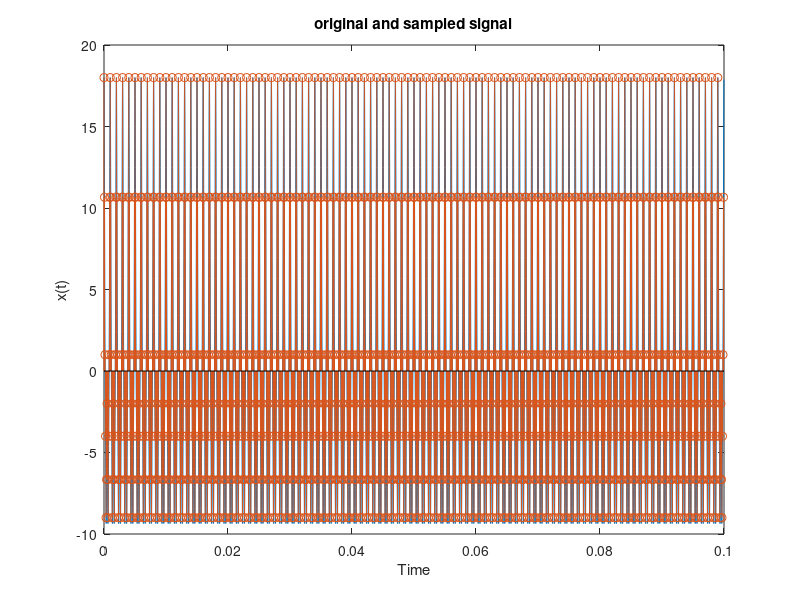

Source code (MATLAB): (Note: this script raises an error after producing the figure.)
%% Creating the Original Signal and Sampling at 12kHz
Fs = 12e3;                                                                 %Setting the Sampling Rate
t=0:0.01*10^-3:(100-0.01)*10^-3;                                           %Creating the time array for original signal
t1 = 0:1/Fs:(100-0.01)*10^-3;                                              %Creating the time 
x=10*cos(2*pi*1e3*t)+6*cos(2*pi*2*1e3*t)+2*cos(2*pi*4*1e3*t);              % Original Function
x1=10*cos(2*pi*1e3*t1)+6*cos(2*pi*2*1e3*t1)+2*cos(2*pi*4*1e3*t1);          % Sampled function
plot(t,x);                                                                 %Plotting the original function
hold on;
stem(t1,x1);                                                               %Plotting the sampled function
xlabel('Time');                                                            %X-Axis Label
ylabel('x(t)');                                                            %Y-Axis Label
title('original and sampled signal');                                      %Plot title
%% DFT of the Sampled Signal at 12kHz
DFT(10000,12);                                                             %Number of samples = 1e4 , Sampling Frequency = 12kHz
DFT(64,12);                                                                %Number of samples = 64 , Sampling Frequency = 12kHz
DFT(128,12);                                                               %Number of samples = 128 , Sampling Frequency = 12kHz
DFT(256,12);                                                               %Number of samples = 256 , Sampling Frequency = 12kHz
%% DFT of the Sampled Signal at frequencies lower than Nyquist Frequencies
DFT(10000,8);                                                              %Sampling Frequency = 8kHz, Number of samples = 1e4
DFT(10000,5);                                                              %Sampling Frequency = 5kHz, Number of samples = 1e4
DFT(10000,4);                                                              %Sampling Frequency = 4kHz, Number of samples = 1e4